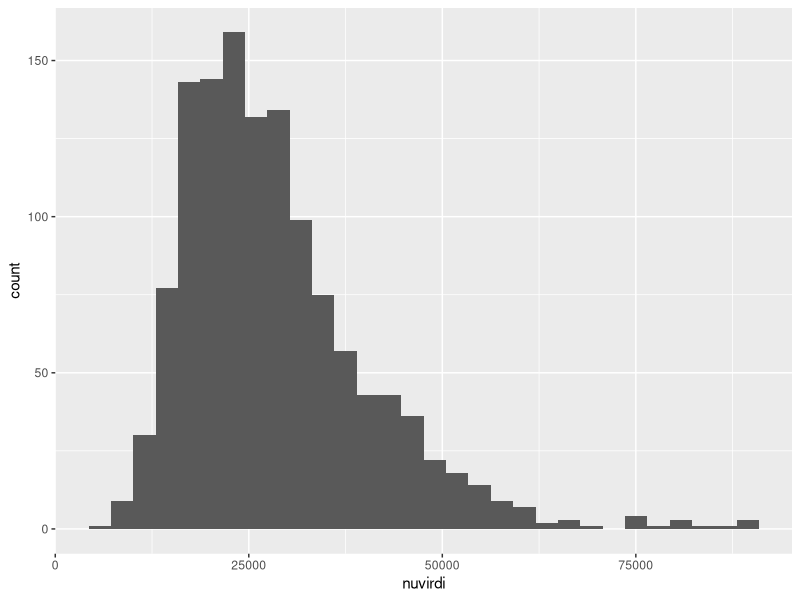
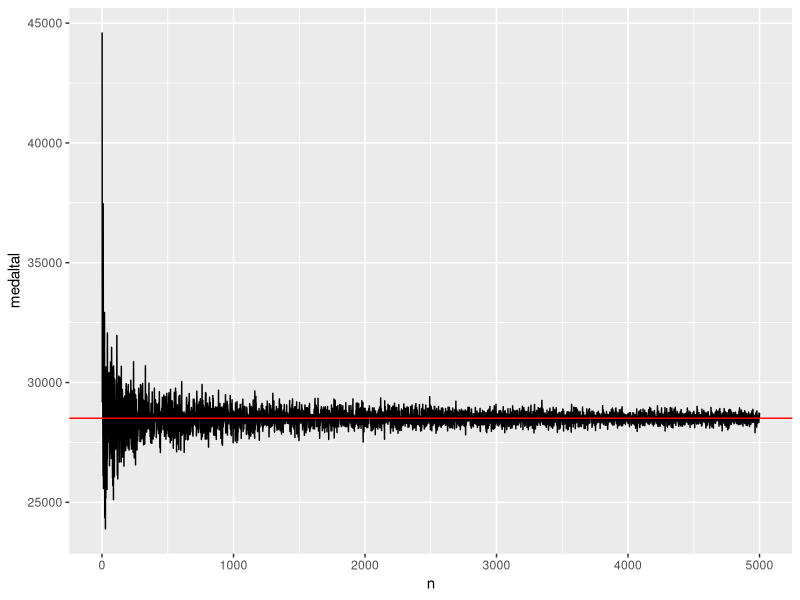

The R source for these figures, in order:
## ---- chunk 1
knitr::opts_chunk$set(echo = TRUE)
  library(readr)
  library(dplyr)
  library(ggplot2)
## ---- chunk 2
at <- read.csv("husnaedi.csv", header= TRUE, sep =";")
glimpse(at)
## ---- chunk 3
set.seed(2009)
(hverfi<-sample(c(20,90,100),1))
## ---- chunk 4
at <- filter(at, at$matssvaedi== hverfi)
glimpse(at)
## ---- chunk 5
b <- ggplot(at, aes(nuvirdi)) + geom_histogram()
b
## ---- chunk 6
m = mean(at$nuvirdi)
s = sd(at$nuvirdi)

print("Meðaltal verðs á íbúðunum (reiknað með mean falli) er:")
print(m)
print("og dreifni (reiknað með standard deviation falli) er:")
print(s)
## ---- chunk 7
n=1:5000
medaltal=sapply(n,function(x) {mean(sample(at$nuvirdi, x ,replace=TRUE))})
b <- tibble(n, medaltal) %>% ggplot(aes(x=n, y=medaltal)) + geom_line()
b + geom_hline(yintercept = m, color = "red")

## ---- chunk 8
